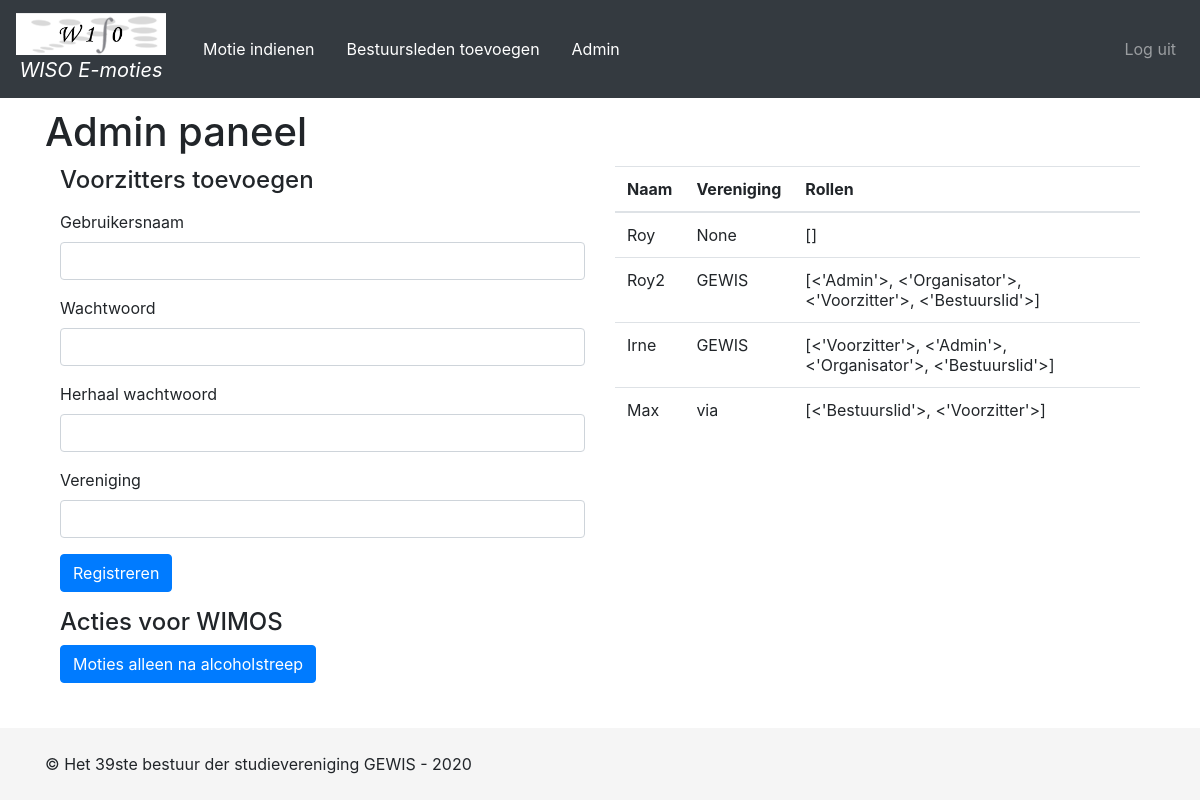
Before: /admin (signed in) with the older database file.
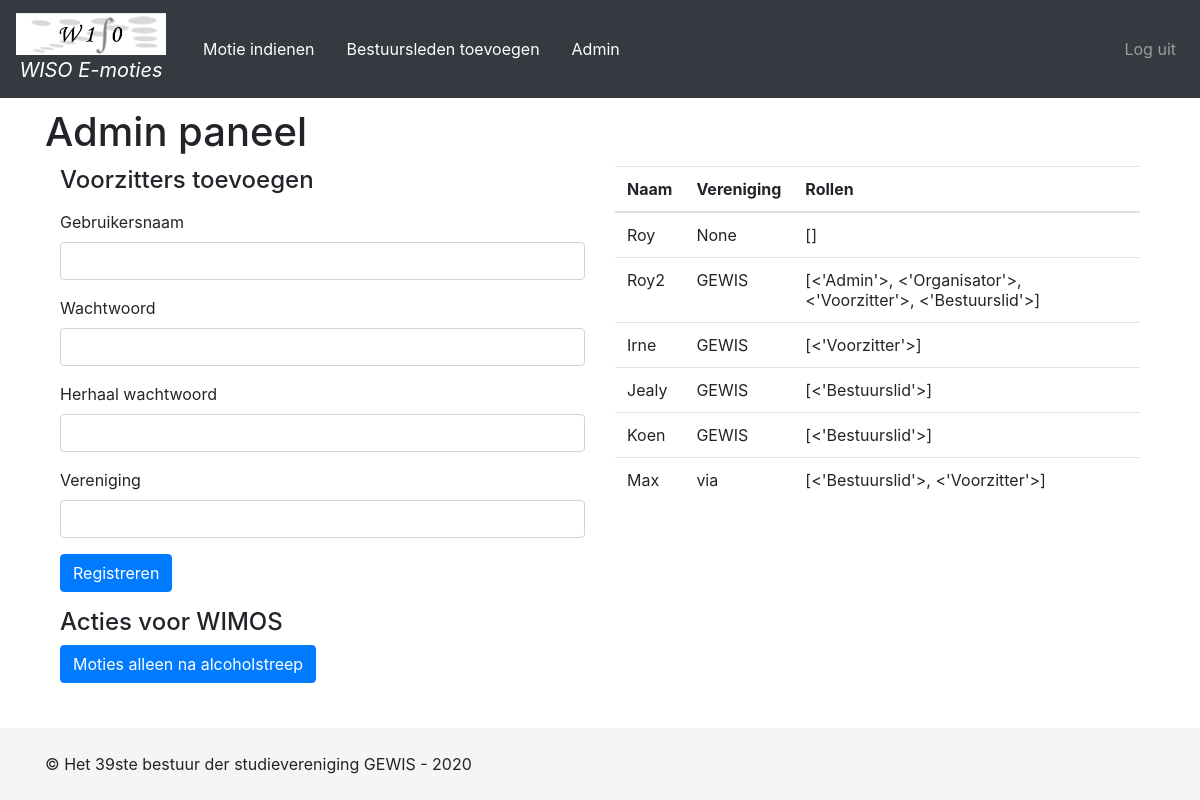
After: the same page with the newer database file.
### app/models.py (models this page shows)
class User(db.Model, UserMixin):
    id = db.Column(db.Integer(), primary_key=True)
    username = db.Column(db.String(64), index=True, unique=True)
    password = db.Column(db.String(128))
    active = db.Column(db.Boolean(), default=True)
    email = db.Column(db.String(128), unique=True)
    roles = db.relationship('Role', secondary='user_roles')
    association = db.Column(db.String(32))

class Role(db.Model):
    id = db.Column(db.Integer(), primary_key=True)
    name = db.Column(db.String(64), unique=True)
    def __repr__(self):
        return "<'{}'>".format(self.name)

### app/routes.py (the view, shortened to what this page needs)
@app.route('/admin', methods=['GET', 'POST'])
@roles_required('Admin')
def admin():
    form = RegisterChairmanForm()
    users = User.query.order_by(User.association).all()
    return render_template('admin.html', alcohol_passed=f.alcohol_passed, form=form, User=User, users=users)

### app/forms.py (shortened to what this page needs)
class RegisterChairmanForm(FlaskForm):
    password_validator_added = False
    next = HiddenField()  # for login_or_register.html
    reg_next = HiddenField()  # for register.html
    username = StringField('Gebruikersnaam', validators=[
        DataRequired('Gebruikersnaam is verplicht'),
        username_validator,
        unique_username_validator])
    password = PasswordField('Wachtwoord', validators=[
        DataRequired('Wachtwoord is verplicht')])
    retype_password = PasswordField('Herhaal wachtwoord', validators=[
        EqualTo('password', message='Wachtwoorden zijn niet hetzelfde')])
    association = StringField('Vereniging', validators=[DataRequired('Vereniging is verplicht')])
    submit = SubmitField('Registreren')

### app/templates/admin.html (shortened to what this page needs)
{% extends "base.html" %}
{% block content %}
    <h1>Admin paneel</h1>
    <div class="container">
        <div class="row">
            <div class="col">
                <h4>Voorzitters toevoegen</h4>
                <form action="" method="post" novalidate>
                    <p>
                        <div class="form-group">
                            {{ form.username.label(for="username") }}
                            {{ form.username(class="form-control", id="username") }}
                        </div>
                    </p>
                    <p>
                        <div class="form-group">
                            {{ form.password.label(for="password") }}<br>
                            {{ form.password(class="form-control", id="password") }}
                        </div>
                    </p>
                    <p>
                        <div class="form-group">
                            {{ form.retype_password.label(for="retype_password") }}<br>
                            {{ form.retype_password(class="form-control", id="retype_password") }}
                        </div>
                    </p>
                    <p>
                        <div class="form-group">
                            {{ form.association.label(for="association") }}<br>
                            {{ form.association(class="form-control", id="association") }}
                        </div>
                    </p>
                    <p>
                        {{ form.submit(class="btn btn-primary") }}
                    </p>
                </form>
                <h4>Acties voor WIMOS</h4>
                <a href="{{ url_for('tog_alcohol') }}" class="button btn btn-primary">{% if not alcohol_passed %}Moties alleen na alcoholstreep{% else %}Moties voor en na alcoholstreep{% endif %}</a>
            </div>
            <div class="col">
                <table class="table">
                    <thead>
                        <tr>
                            <th>Naam</th>
                            <th>Vereniging</th>
                            <th>Rollen</th>
                        </tr>
                    </thead>
                    <tbody>
                    {% for u in users %}
                        <tr>
                            <td>{{ u.username }}</td>
                            <td>{{ u.association }}</td>
                            <td>{{ u.roles }}</td>
                        </tr>
                    {% endfor %}
                    </tbody>
                </table>
            </div>
        </div>
    </div>
{% endblock %}

Changed rows visible on the page:
computed for User "Irne": roles "[<'Voorzitter'>, <'Admin'>, <'Organisator'>, <'Bestuurslid'>]" → "[<'Voorzitter'>]"
added User: username "Jealy", association "GEWIS", roles "[<'Bestuurslid'>]"
added User: username "Koen", association "GEWIS", roles "[<'Bestuurslid'>]"
